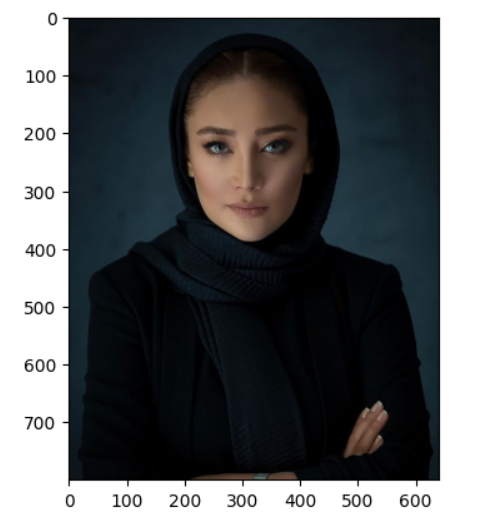
#> input picture assets/input.png, 491 x 528 px, found by its file name
$ jupyter execute Face-detection-opencv.ipynb
#> lines starting #> are read from the running program, lines starting #| are printed output that depends on the picture
[cell 1]
from matplotlib import pyplot as plt
import cv2
from google.colab import files
import urllib.request

[cell 2]
uploaded_image=files.upload()
#> the answer given: input.png

[cell 3]
# Download a pre-trained Haar Cascade XML for face detection
# This is a common front face detector provided by OpenCV
haar_cascade_url = 'https://raw.githubusercontent.com/opencv/opencv/4.x/data/haarcascades/haarcascade_frontalface_default.xml'
haar_cascade_filename = 'haarcascade_frontalface_default.xml'
urllib.request.urlretrieve(haar_cascade_url, haar_cascade_filename)
#> (this line was passed over: the network is not available in this run)

print(f"Downloaded {haar_cascade_filename}")

[cell 4]
image=cv2.imread(list(uploaded_image.keys())[0])
#> image is the input picture: shape (528, 491, 3); mean B, G, R 102.7, 101, 98.9
image=cv2.cvtColor(image,cv2.COLOR_BGR2RGB)

[cell 5]
plt.imshow(image)

[cell 6]
model = cv2.CascadeClassifier("haarcascade_frontalface_default.xml")

[cell 7]
face=model.detectMultiScale(image)
#> face = [[169, 88, 151, 151]]

[cell 8]
print(face)
#| [[169  88 151 151]]

[cell 9]
image.shape
#> Out = (528, 491, 3)

[cell 10]
x=face[0][0]
#> x = 169
y=face[0][1]
#> y = 88
a=face[0][2]
#> a = 151
b=face[0][3]
#> b = 151

image=cv2.rectangle(image,(x,y),(x+a,y+b),(0,255,0),4)
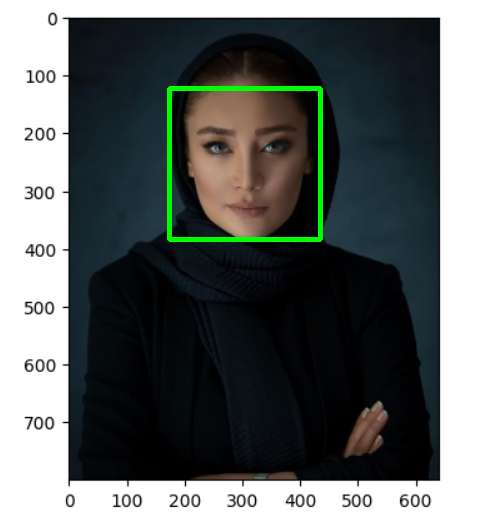
#> image: shape (528, 491, 3); mean R, G, B 98.5, 103.6, 102.4
image=cv2.cvtColor(image,cv2.COLOR_BGR2RGB)
plt.imshow(image)
